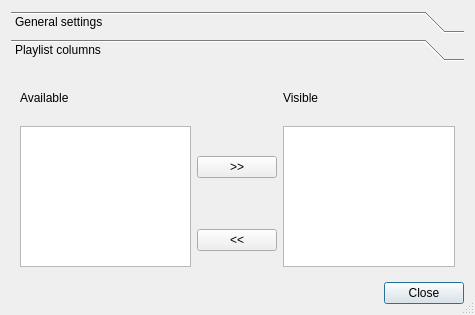
<?xml version="1.0" encoding="UTF-8"?>
<ui version="4.0">
 <class>PrefsDialog</class>
 <widget class="QDialog" name="PrefsDialog">
  <property name="geometry">
   <rect>
    <x>0</x>
    <y>0</y>
    <width>475</width>
    <height>315</height>
   </rect>
  </property>
  <property name="maximumSize">
   <size>
    <width>16777215</width>
    <height>315</height>
   </size>
  </property>
  <property name="windowTitle">
   <string>Preferences</string>
  </property>
  <property name="sizeGripEnabled">
   <bool>true</bool>
  </property>
  <layout class="QGridLayout" name="gridLayout">
   <item row="1" column="0">
    <spacer name="horizontalSpacer">
     <property name="orientation">
      <enum>Qt::Horizontal</enum>
     </property>
     <property name="sizeHint" stdset="0">
      <size>
       <width>370</width>
       <height>20</height>
      </size>
     </property>
    </spacer>
   </item>
   <item row="1" column="1">
    <widget class="QPushButton" name="closeDialog">
     <property name="text">
      <string>Close</string>
     </property>
    </widget>
   </item>
   <item row="0" column="0" colspan="2">
    <widget class="QToolBox" name="toolBox">
     <property name="currentIndex">
      <number>1</number>
     </property>
     <widget class="QWidget" name="general">
      <property name="geometry">
       <rect>
        <x>0</x>
        <y>0</y>
        <width>451</width>
        <height>186</height>
       </rect>
      </property>
      <attribute name="label">
       <string>General settings</string>
      </attribute>
      <attribute name="toolTip">
       <string>General, uncategorised settings</string>
      </attribute>
      <layout class="QGridLayout" name="gridLayout_3">
       <item row="0" column="0">
        <widget class="QLabel" name="label">
         <property name="text">
          <string>Database file:</string>
         </property>
        </widget>
       </item>
       <item row="0" column="1">
        <widget class="QLineEdit" name="dbfile"/>
       </item>
       <item row="1" column="0" colspan="2">
        <widget class="QGroupBox" name="groupBox">
         <property name="title">
          <string>Startup language:</string>
         </property>
         <layout class="QHBoxLayout" name="horizontalLayout">
          <item>
           <widget class="QRadioButton" name="polishLang">
            <property name="text">
             <string notr="true">Polski</string>
            </property>
           </widget>
          </item>
          <item>
           <widget class="QRadioButton" name="germanLang">
            <property name="text">
             <string notr="true">Deutsch</string>
            </property>
           </widget>
          </item>
          <item>
           <widget class="QRadioButton" name="englishLang">
            <property name="text">
             <string notr="true">English</string>
            </property>
           </widget>
          </item>
         </layout>
        </widget>
       </item>
      </layout>
     </widget>
     <widget class="QWidget" name="playlist">
      <attribute name="label">
       <string>Playlist columns</string>
      </attribute>
      <layout class="QGridLayout" name="gridLayout_2">
       <item row="0" column="0">
        <widget class="QLabel" name="label_2">
         <property name="text">
          <string>Available</string>
         </property>
        </widget>
       </item>
       <item row="0" column="2">
        <widget class="QLabel" name="label_3">
         <property name="text">
          <string>Visible</string>
         </property>
        </widget>
       </item>
       <item row="1" column="0" rowspan="2">
        <widget class="QListWidget" name="plAvail">
         <property name="minimumSize">
          <size>
           <width>111</width>
           <height>141</height>
          </size>
         </property>
        </widget>
       </item>
       <item row="1" column="1">
        <widget class="QPushButton" name="pushButton">
         <property name="text">
          <string>&gt;&gt;</string>
         </property>
        </widget>
       </item>
       <item row="1" column="2" rowspan="2">
        <widget class="QListWidget" name="plVisible">
         <property name="minimumSize">
          <size>
           <width>111</width>
           <height>141</height>
          </size>
         </property>
        </widget>
       </item>
       <item row="2" column="1">
        <widget class="QPushButton" name="pushButton_2">
         <property name="text">
          <string>&lt;&lt;</string>
         </property>
        </widget>
       </item>
      </layout>
     </widget>
    </widget>
   </item>
  </layout>
 </widget>
 <resources/>
 <connections/>
</ui>
